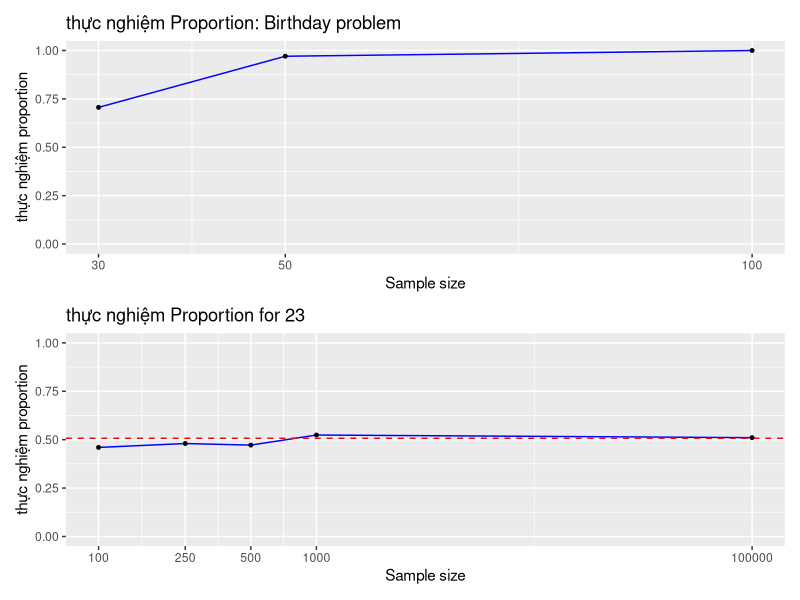
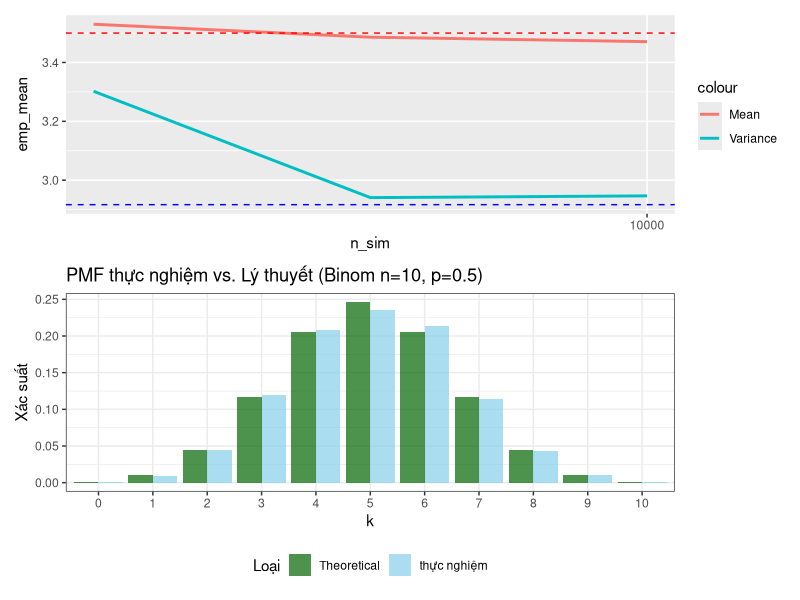

Generate these figures, in order, with R:
library(ggplot2)
library(dplyr)
library(patchwork)

## Birthday problem 
# Part (a)
sample_size <- c(30, 50, 100)

props_zero <- sapply(sample_size, function(n) prod(365:(365-(n-1))) / (365^n))

props <- 1-props_zero

df <- data.frame(n=sample_size, emp_prop=props)

p1 <- ggplot(df, aes(n, emp_prop)) + 
  geom_line(color='blue', linewidth=0.5) + 
  geom_point(size=1) + 
  scale_x_continuous(breaks = sample_size) +
  ylim(0, 1) +
  labs(
    title = "thực nghiệm Proportion: Birthday problem",
    x = "Sample size",
    y = "thực nghiệm proportion"
  )

# Part (b)
exact_birthday_problem <- function(n){
  1-prod(365:(365-(n-1))) / (365^n)
}

simulate_birthday_problem <- function(n_people, n_sim) {
  num_matches <- 0
  for (i in 1:n_sim) {
    birthdays <- sample(1:365, n_people, replace = TRUE)
    # here we can use any(duplicated(birthdays))
    if (length(birthdays) != length(unique(birthdays))) {
      num_matches <- num_matches + 1
    }
  }
  prop <- num_matches / n_sim
  return(prop)
}

simulate_birthday_problem(23, 100000)

exact_birthday_problem(23)

n_people <- 23

sample_size <- c(100, 250, 500, 1000, 100000)

props <- sapply(sample_size, simulate_birthday_problem, n_people=n_people)

df <- data.frame(n=sample_size, emp_prop=props)

p2 <- ggplot(df, aes(n, emp_prop)) + 
  geom_line(color='blue', linewidth=0.5) + 
  geom_point(size=1) + 
  geom_hline(yintercept = exact_birthday_problem(n_people), 
             linetype="dashed", color='red') + 
  scale_x_continuous(trans="log10", breaks = sample_size) +
  ylim(0, 1) +
  labs(
    title = paste0("thực nghiệm Proportion for ", n_people),
    x = "Sample size",
    y = "thực nghiệm proportion"
  )

p1 / p2


## Rolling dice 
set.seed(123)
n_sims <- c(100, 1000, 10000)
results_dice <- data.frame()

for (n_sim in n_sims) {
  dice_rolls <- sample(1:6, size = n_sim, replace = TRUE)
  emp_mean <- mean(dice_rolls)
  emp_var <- var(dice_rolls)
  results_dice <- rbind(results_dice, data.frame(
    n_sim = n_sim,
    emp_mean = emp_mean,
    emp_var = emp_var
  ))
}

# or a tidyverse-like version
# results_dice <- tibble(n_sim = n_sims) |>
#   mutate(
#     rolls = map(n_sim, ~ sample(1:6, size = .x, replace = TRUE)),
#     emp_mean = map_dbl(rolls, mean),
#     emp_var = map_dbl(rolls, var)
#   ) |>
#   select(-rolls)

# or a apply version
# dice_rolls <- lapply(n_sims, function(n) sample(1:6, size = n, replace = TRUE))
# 
# emp_mean <- vapply(dice_rolls, mean, numeric(1))
# emp_var  <- vapply(dice_rolls, var,  numeric(1))
# 
# results_dice <- data.frame(
#   n_sim = n_sims,
#   emp_mean = emp_mean,
#   emp_var = emp_var
# )

theo_mean_dice <- 3.5
theo_var_dice <- (35/12)

p1 <- ggplot(results_dice, aes(x = n_sim)) +
  geom_line(aes(y = emp_mean, color = "Mean"), size = 1) +
  geom_line(aes(y = emp_var, color = "Variance"), size = 1) +
  geom_hline(yintercept = theo_mean_dice, linetype = "dashed", color = "red") +
  geom_hline(yintercept = theo_var_dice, linetype = "dashed", color = "blue") +
  scale_x_continuous(trans = "log10", breaks = n_sim)
labs(title = "Hội tụ của Mean và Var (Xúc xắc)",
     x = "log10(n_sim)", y = "Giá trị",
     color = "Thống kê") +
  scale_color_manual(values = c("Mean" = "red", "Variance" = "blue")) +
  theme_bw() +
  theme(legend.position = "bottom")

# Part 2: binomial with p=0.5
n <- 10
p <- 0.5
n_sim_binom <- 10000
binom_samples <- rbinom(n_sim_binom, n, p)

# thực nghiệm PMF
emp_pmf <- sapply(0:n, function(k) mean(binom_samples == k))
theo_pmf <- dbinom(0:n, n, p)

pmf_data <- data.frame(
  k = rep(0:n, 2),
  prob = c(emp_pmf, theo_pmf),
  type = rep(c("thực nghiệm", "Theoretical"), each = n+1)
)

p2 <- ggplot(pmf_data, aes(x = factor(k), y = prob, fill = type)) +
  geom_col(position = "dodge", alpha = 0.7) +
  labs(title = "PMF thực nghiệm vs. Lý thuyết (Binom n=10, p=0.5)",
       x = "k", y = "Xác suất",
       fill = "Loại") +
  scale_fill_manual(values = c("thực nghiệm" = "skyblue", "Theoretical" = "darkgreen")) +
  theme_bw() +
  theme(legend.position = "bottom")


p1 / p2


## conditional probability of rolling dice
rolls <- sample(1:6, size = 1000000, replace = TRUE)
P_A <- mean(rolls %% 2 == 0)             # Even
P_B <- mean(rolls > 3)                   # Greater than 3
P_A_and_B <- mean(rolls %% 2 == 0 & rolls > 3)
P_A_given_B <- P_A_and_B / P_B

P_A_given_B



## Disease testing 
# P(D=1) = 0.01
# Sensitivity: P(+ | D=1) = 0.95
# False positive rate: P(+ | D=0) = 0.10
# P(D=1 | + ) = P(+ | D=1) x P(D=1) / P(+)

n <- 1e6
p <- 0.01 

disease <- sample(0:1, size = n, replace = TRUE, prob = c(1 - p, p))

# Use 10% false positives for healthy, 95% positives for diseased
test <- ifelse(disease == 1,
               sample(0:1, size = n, replace = TRUE, prob = c(0.05, 0.95)),
               sample(0:1, size = n, replace = TRUE, prob = c(0.90, 0.10)))

mean(test == 1)             
mean(disease[test == 1])  


## Choosing dice and play game 
n <- 1e6

# which die (1 = fair, 2 = biased)
dice_choice <- sample(c(1, 2), size = n, replace = TRUE, prob = c(0.3, 0.7))

# Roll according to chosen die
roll <- numeric(n)

# Fair die
fair_faces <- 1:6
biased_faces <- 1:6
# Biased dice
biased_probs <- c(rep(0.1, 5), 0.5)

roll[dice_choice == 1] <- sample(fair_faces, sum(dice_choice == 1), replace = TRUE)
roll[dice_choice == 2] <- sample(biased_faces, sum(dice_choice == 2), replace = TRUE, prob = biased_probs)

mean(roll == 6)




## Rain and bring umbrella now 
n <- 10000

# Rain indicator (1 = rain, 0 = no rain)
rain <- sample(0:1, size = n, replace = TRUE, prob = c(0.7, 0.3))

# Umbrella decision depends on rain
umbrella <- ifelse(rain == 1,
                   sample(0:1, size = n, replace = TRUE, prob = c(0.1, 0.9)),  # bring umbrella if raining
                   sample(0:1, size = n, replace = TRUE, prob = c(0.8, 0.2)))  # bring umbrella if no rain

mean(umbrella)


## Rolling dice and play game 
n <- 100000
die <- sample(1:6, n, replace = TRUE)
win <- ifelse(die <= 3,
              sample(0:1, n, prob=c(0.6, 0.4), replace=T),
              sample(0:1, n, prob=c(0.3, 0.7), replace=T))
mean(win)


set.seed(42)
n <- 10000
die <- sample(1:6, n, replace = TRUE)
win <- ifelse(die < 3,
              rbinom(n, 1, 0.4),  # Game A
              rbinom(n, 1, 0.7))  # Game B
mean(win)


## Alice and Bob games 
simulate_game <- function(n) {
  die <- sample(1:6, n, replace = TRUE)
  win_alice <- win_bob <- logical(n)
  
  # Group by condition
  idx_alice <- die <= 3
  idx_bob   <- die > 3
  
  # Alice's fair roll
  roll_alice <- sample(1:6, sum(idx_alice), replace = TRUE)
  win_alice[idx_alice] <- roll_alice %% 2 == 0
  
  # Bob's biased roll
  roll_bob <- sample(1:6, sum(idx_bob), replace = TRUE,
                     prob = c(rep(0.1,5), 0.5))
  win_bob[idx_bob] <- roll_bob == 6
  
  # Empirical probabilities
  c(
    Alice = mean(win_alice),
    Bob   = mean(win_bob),
    Any   = mean(win_alice | win_bob)
  )
}



## Factory, workshops and defective items 
p_workshop   <- c(0.4, 0.3, 0.3)   # production shares
p_good_given <- c(0.94, 0.96, 0.95)
p_def_given  <- 1 - p_good_given   # defect probabilities

n <- 1e6  # number of simulated products
labs <- c("I", "II", "III")

# Randomly choose workshop for each item
workshop <- sample(labs, size = n, replace = TRUE, prob = p_workshop)

# For each group, assign whether defective
is_def <- logical(n) 

idx1 <- workshop == "I"
idx2 <- workshop == "II"
idx3 <- workshop == "III"

is_def[idx1] <- sample(c(0,1), size = sum(idx1), replace = TRUE,
                       prob = c(1 - p_def_given[1], p_def_given[1]))
is_def[idx2] <- sample(c(0,1), size = sum(idx2), replace = TRUE,
                       prob = c(1 - p_def_given[2], p_def_given[2]))
is_def[idx3] <- sample(c(0,1), size = sum(idx3), replace = TRUE,
                       prob = c(1 - p_def_given[3], p_def_given[3]))

# Estimate probabilities
P_G_hat <- mean(!is_def)  # estimated good rate
P_D_hat <- mean(is_def)   # estimated defect rate

# proportion of defective items from each workshop
tab_def  <- table(workshop[is_def])
post_hat <- as.numeric(tab_def) / sum(tab_def)
names(post_hat) <- names(tab_def)

round(P_G_hat, 4)
round(P_D_hat, 4)
print(round(post_hat, 4))

